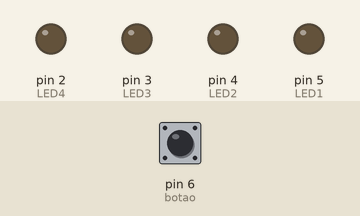
Bench run of a sketch on a simulated Arduino Uno, built with avr-gcc and run on an emulated ATmega328P. On the bench: output pins drawn as LEDs (lit = HIGH). Dashed ring = blinking. The inputs (shaded band) are chosen by the test bench; at power-on: pin 6 (botao) HIGH.

Above: at 1.2 s.
1.3 s: pin 6 (botao) pulled LOW for 1 s
At 2.9 s:
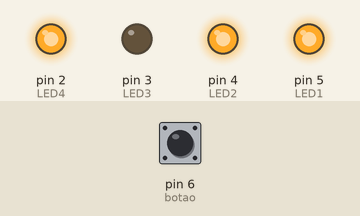
4.3 s: pin 6 (botao) pulled LOW for 0.15 s
At 5.5 s:
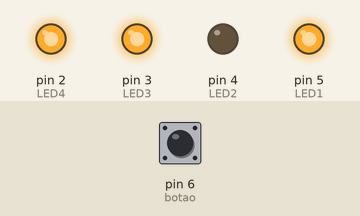
5.9 s: pin 6 (botao) pulled LOW for 0.15 s
At 6.9 s:
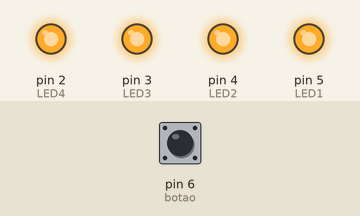
7.5 s: pin 6 (botao) pulled LOW for 3.2 s
At 8.24 s:
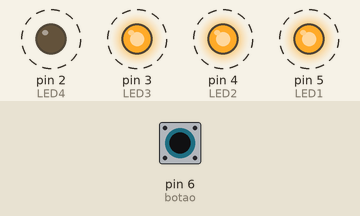
Timing chart, 0 to 12.1 s (numbered marks = the images above; inputs shaded):
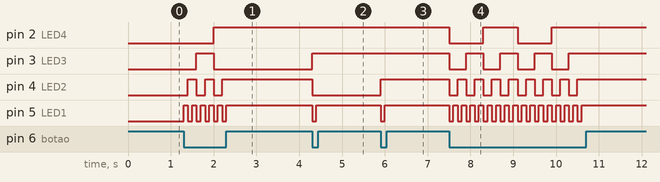

Measured:
- after the input at 1.3 s, pin 2 (LED4): LOW → HIGH after 0.70 s; pin 3 (LED3): LOW → HIGH after 0.30 s, → LOW 0.40 s later
- after the input at 4.3 s, pin 3 (LED3): LOW → HIGH at once; pin 4 (LED2): HIGH → LOW at once; pin 5 (LED1): HIGH → LOW at once, → HIGH 0.10 s later
- after the input at 5.9 s, pin 4 (LED2): LOW → HIGH at once; pin 5 (LED1): HIGH → LOW at once, → HIGH 0.10 s later
- after the input at 7.5 s, pin 2 (LED4): alternates HIGH for 0.80 s and LOW for 0.80 s, 4 changes in all, then stays HIGH, starting at once; pin 3 (LED3): alternates HIGH for 0.40 s and LOW for 0.40 s, 8 changes in all, then stays HIGH, starting at once

The sketch:

binary-counter-with-button.ino
```cpp
int LED1 = 5;
int LED2 = 4;
int LED3 = 3;
int LED4 = 2;
int botao = 6;

int contador = 0;
int tempoUltimo = 0;
int intervalo = 100;

void setup() {
  pinMode(LED1, OUTPUT);
  pinMode(LED2, OUTPUT);
  pinMode(LED3, OUTPUT);
  pinMode(LED4, OUTPUT);
  pinMode(botao, INPUT_PULLUP);
}

void loop() {

  unsigned long tempoAtual = millis();
  int estadoBotao = digitalRead(botao);

  if (estadoBotao == LOW && (tempoAtual - tempoUltimo >= intervalo)) {
    contador++;
    tempoUltimo = tempoAtual;
  }

  switch (contador) {

    case 0:
      digitalWrite(LED1, LOW);
      digitalWrite(LED2, LOW);
      digitalWrite(LED3, LOW);
      digitalWrite(LED4, LOW);
      break;

    case 1:
      digitalWrite(LED1, HIGH);
      digitalWrite(LED2, LOW);
      digitalWrite(LED3, LOW);
      digitalWrite(LED4, LOW);
      break;

    case 2:
      digitalWrite(LED1, LOW);
      digitalWrite(LED2, HIGH);
      digitalWrite(LED3, LOW);
      digitalWrite(LED4, LOW);
      break;

    case 3:
      digitalWrite(LED1, HIGH);
      digitalWrite(LED2, HIGH);
      digitalWrite(LED3, LOW);
      digitalWrite(LED4, LOW);
      break;

    case 4:
      digitalWrite(LED1, LOW);
      digitalWrite(LED2, LOW);
      digitalWrite(LED3, HIGH);
      digitalWrite(LED4, LOW);
      break;

    case 5:
      digitalWrite(LED1, HIGH);
      digitalWrite(LED2, LOW);
      digitalWrite(LED3, HIGH);
      digitalWrite(LED4, LOW);
      break;

    case 6:
      digitalWrite(LED1, LOW);
      digitalWrite(LED2, HIGH);
      digitalWrite(LED3, HIGH);
      digitalWrite(LED4, LOW);
      break;

    case 7:
      digitalWrite(LED1, HIGH);
      digitalWrite(LED2, HIGH);
      digitalWrite(LED3, HIGH);
      digitalWrite(LED4, LOW);
      break;

    case 8:
      digitalWrite(LED1, LOW);
      digitalWrite(LED2, LOW);
      digitalWrite(LED3, LOW);
      digitalWrite(LED4, HIGH);
      break;

    case 9:
      digitalWrite(LED1, HIGH);
      digitalWrite(LED2, LOW);
      digitalWrite(LED3, LOW);
      digitalWrite(LED4, HIGH);
      break;

    case 10:
      digitalWrite(LED1, LOW);
      digitalWrite(LED2, HIGH);
      digitalWrite(LED3, LOW);
      digitalWrite(LED4, HIGH);
      break;

    case 11:
      digitalWrite(LED1, HIGH);
      digitalWrite(LED2, HIGH);
      digitalWrite(LED3, LOW);
      digitalWrite(LED4, HIGH);
      break;

    case 12:
      digitalWrite(LED1, LOW);
      digitalWrite(LED2, LOW);
      digitalWrite(LED3, HIGH);
      digitalWrite(LED4, HIGH);
      break;

    case 13:
      digitalWrite(LED1, HIGH);
      digitalWrite(LED2, LOW);
      digitalWrite(LED3, HIGH);
      digitalWrite(LED4, HIGH);
      break;

    case 14:
      digitalWrite(LED1, LOW);
      digitalWrite(LED2, HIGH);
      digitalWrite(LED3, HIGH);
      digitalWrite(LED4, HIGH);
      break;

    case 15:
      digitalWrite(LED1, HIGH);
      digitalWrite(LED2, HIGH);
      digitalWrite(LED3, HIGH);
      digitalWrite(LED4, HIGH);
      break;
  }

  if (contador > 15) {
    contador = 0;
  }
}
```
